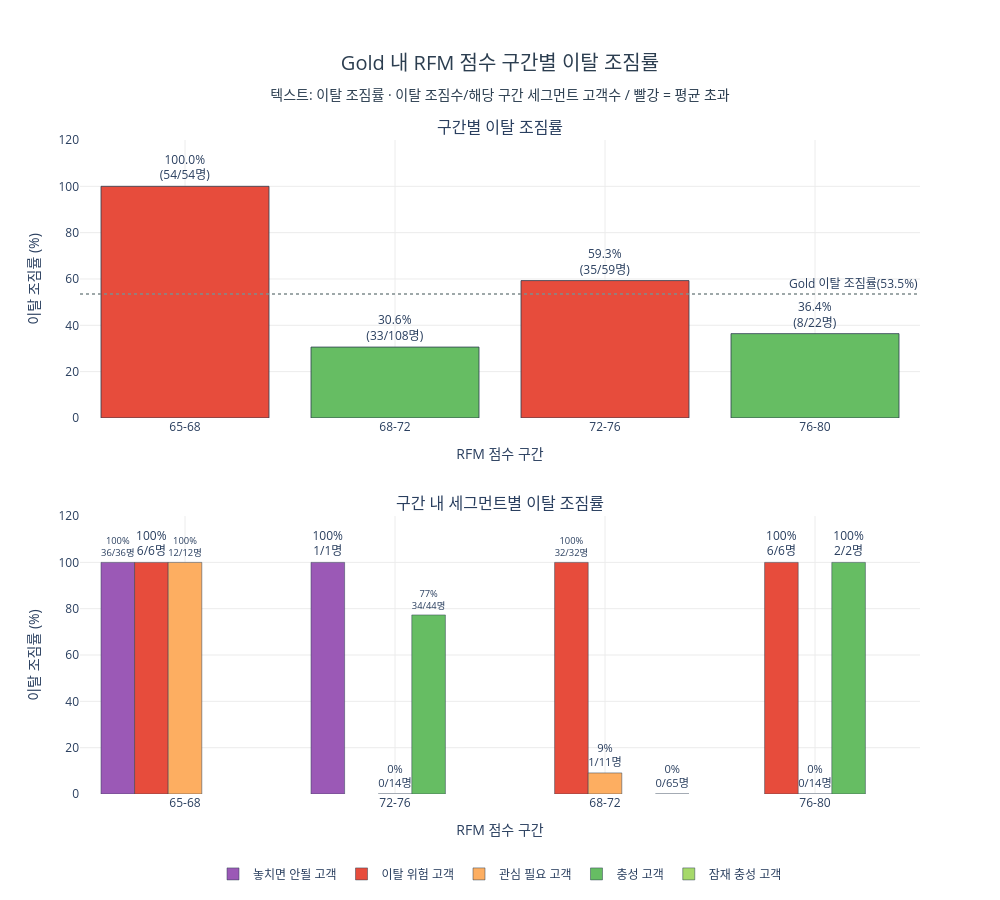

Notebook cell for this chart:
### Code cell
from plotly.subplots import make_subplots

avg_rate = round(h5_data['이탈조짐'].mean() * 100, 2)
colors_top = [
    '#e74c3c' if rate > avg_rate else '#66bd63'
    for rate in h5_bin['이탈조짐률']
]

fig = make_subplots(
    rows=2, cols=1,
    subplot_titles=['구간별 이탈 조짐률', '구간 내 세그먼트별 이탈 조짐률'],
    vertical_spacing=0.15
)

# Row 1: 구간별 집계
fig.add_trace(
    go.Bar(
        x=h5_bin['점수구간'].astype(str),
        y=h5_bin['이탈조짐률'],
        text=[
            f"{row['이탈조짐률']:.1f}%<br>({int(row['이탈조짐수'])}/{int(row['고객수'])}명)"
            for _, row in h5_bin.iterrows()
        ],
        textposition='outside',
        marker=dict(color=colors_top, line=dict(color='#2c3e50', width=0.8)),
        showlegend=False
    ),
    row=1, col=1
)

# Row 2: 구간 × 세그먼트 그룹 바
seg_order = ['놓치면 안될 고객', '이탈 위험 고객', '관심 필요 고객', '충성 고객', '잠재 충성 고객']
for seg in seg_order:
    sub = h5_seg[h5_seg['세그먼트'] == seg]
    if len(sub) == 0:
        continue
    fig.add_trace(
        go.Bar(
            x=sub['점수구간'].astype(str),
            y=sub['이탈조짐률'],
            name=seg,
            marker=dict(color=seg_color_gold[seg], line=dict(color='#2c3e50', width=0.5)),
            text=[f"{v:.0f}%<br>{n}/{t}명" for v, n, t in zip(sub['이탈조짐률'], sub['이탈조짐수'], sub['고객수'])],
            textposition='outside'
        ),
        row=2, col=1
    )

fig.add_hline(
    y=avg_rate,
    line_dash='dot',
    line_color='#7f8c8d',
    line_width=1.5,
    annotation_text=f'Gold 이탈 조짐률({avg_rate}%)',
    annotation_position='top right',
    row=1, col=1
)

fig.update_layout(
    title=dict(
        text='Gold 내 RFM 점수 구간별 이탈 조짐률<br><sub>텍스트: 이탈 조짐률 · 이탈 조짐수/해당 구간 세그먼트 고객수 / 빨강 = 평균 초과</sub>',
        font=dict(size=20, color='#2c3e50'),
        x=0.5,
        xanchor='center'
    ),
    barmode='group',
    plot_bgcolor='white',
    margin=dict(t=140),
    width=1000,
    height=900,
    legend=dict(
        orientation='h',
        yanchor='top',
        y=-0.1,
        xanchor='center',
        x=0.5
    )
)
fig.update_xaxes(title_text='RFM 점수 구간', gridcolor='#ececec', row=1, col=1)
fig.update_yaxes(title_text='이탈 조짐률 (%)', gridcolor='#ececec', range=[0, 120], row=1, col=1)
fig.update_xaxes(title_text='RFM 점수 구간', gridcolor='#ececec', row=2, col=1)
fig.update_yaxes(title_text='이탈 조짐률 (%)', gridcolor='#ececec', range=[0, 120], row=2, col=1)
fig.show()

### Figure 1 — Plotly figure (JSON) as saved in the notebook; plotly's stock layout.template omitted (floating-point values rounded to 4 significant figures)
{"data": [{"marker": {"color": ["#e74c3c", "#66bd63", "#e74c3c", "#66bd63"], "line": {"color": "#2c3e50", "width": 0.8}}, "showlegend": false, "text": ["100.0%<br>(54/54명)", "30.6%<br>(33/108명)", "59.3%<br>(35/59명)", "36.4%<br>(8/22명)"], "textposition": "outside", "type": "bar", "x": ["65-68", "68-72", "72-76", "76-80"], "xaxis": "x", "y": [100.0, 30.6, 59.3, 36.4], "yaxis": "y"}, {"marker": {"color": "#9b59b6", "line": {"color": "#2c3e50", "width": 0.5}}, "name": "놓치면 안될 고객", "text": ["100%<br>36/36명", "100%<br>1/1명"], "textposition": "outside", "type": "bar", "x": ["65-68", "72-76"], "xaxis": "x2", "y": [100.0, 100.0], "yaxis": "y2"}, {"marker": {"color": "#e74c3c", "line": {"color": "#2c3e50", "width": 0.5}}, "name": "이탈 위험 고객", "text": ["100%<br>6/6명", "100%<br>32/32명", "100%<br>6/6명"], "textposition": "outside", "type": "bar", "x": ["65-68", "68-72", "76-80"], "xaxis": "x2", "y": [100.0, 100.0, 100.0], "yaxis": "y2"}, {"marker": {"color": "#fdae61", "line": {"color": "#2c3e50", "width": 0.5}}, "name": "관심 필요 고객", "text": ["100%<br>12/12명", "9%<br>1/11명", "0%<br>0/14명", "0%<br>0/14명"], "textposition": "outside", "type": "bar", "x": ["65-68", "68-72", "72-76", "76-80"], "xaxis": "x2", "y": [100.0, 9.1, 0.0, 0.0], "yaxis": "y2"}, {"marker": {"color": "#66bd63", "line": {"color": "#2c3e50", "width": 0.5}}, "name": "충성 고객", "text": ["77%<br>34/44명", "100%<br>2/2명"], "textposition": "outside", "type": "bar", "x": ["72-76", "76-80"], "xaxis": "x2", "y": [77.3, 100.0], "yaxis": "y2"}, {"marker": {"color": "#a6d96a", "line": {"color": "#2c3e50", "width": 0.5}}, "name": "잠재 충성 고객", "text": ["0%<br>0/65명"], "textposition": "outside", "type": "bar", "x": ["68-72"], "xaxis": "x2", "y": [0.0], "yaxis": "y2"}], "layout": {"annotations": [{"font": {"size": 16}, "showarrow": false, "text": "구간별 이탈 조짐률", "x": 0.5, "xanchor": "center", "xref": "paper", "y": 1, "yanchor": "bottom", "yref": "paper"}, {"font": {"size": 16}, "showarrow": false, "text": "구간 내 세그먼트별 이탈 조짐률", "x": 0.5, "xanchor": "center", "xref": "paper", "y": 0.425, "yanchor": "bottom", "yref": "paper"}, {"showarrow": false, "text": "Gold 이탈 조짐률(53.5%)", "x": 1, "xanchor": "right", "xref": "x domain", "y": 53.5, "yanchor": "bottom", "yref": "y"}], "barmode": "group", "height": 900, "legend": {"orientation": "h", "x": 0.5, "xanchor": "center", "y": -0.1, "yanchor": "top"}, "margin": {"t": 140}, "plot_bgcolor": "white", "shapes": [{"line": {"color": "#7f8c8d", "dash": "dot", "width": 1.5}, "type": "line", "x0": 0, "x1": 1, "xref": "x domain", "y0": 53.5, "y1": 53.5, "yref": "y"}], "title": {"font": {"color": "#2c3e50", "size": 20}, "text": "Gold 내 RFM 점수 구간별 이탈 조짐률<br><sub>텍스트: 이탈 조짐률 · 이탈 조짐수/해당 구간 세그먼트 고객수 / 빨강 = 평균 초과</sub>", "x": 0.5, "xanchor": "center"}, "width": 1000, "xaxis": {"anchor": "y", "domain": [0, 1], "gridcolor": "#ececec", "title": {"text": "RFM 점수 구간"}}, "xaxis2": {"anchor": "y2", "domain": [0, 1], "gridcolor": "#ececec", "title": {"text": "RFM 점수 구간"}}, "yaxis": {"anchor": "x", "domain": [0.575, 1], "gridcolor": "#ececec", "range": [0, 120], "title": {"text": "이탈 조짐률 (%)"}}, "yaxis2": {"anchor": "x2", "domain": [0, 0.425], "gridcolor": "#ececec", "range": [0, 120], "title": {"text": "이탈 조짐률 (%)"}}}}
